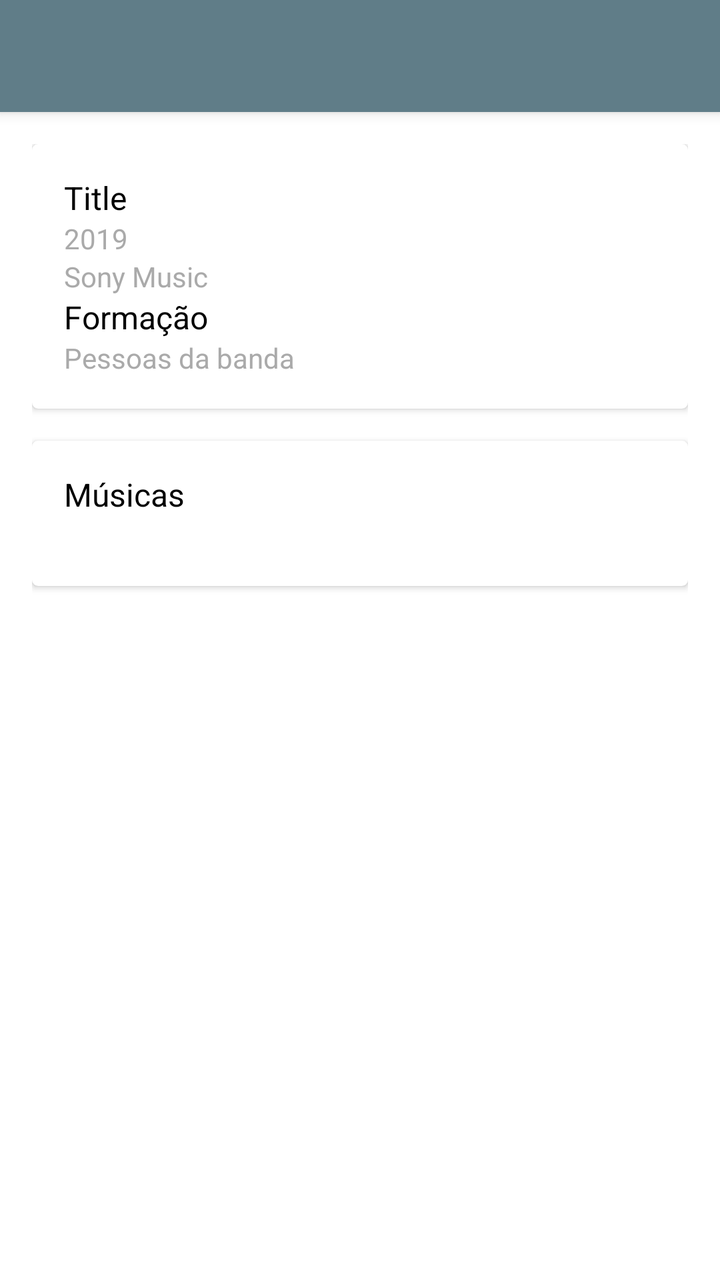
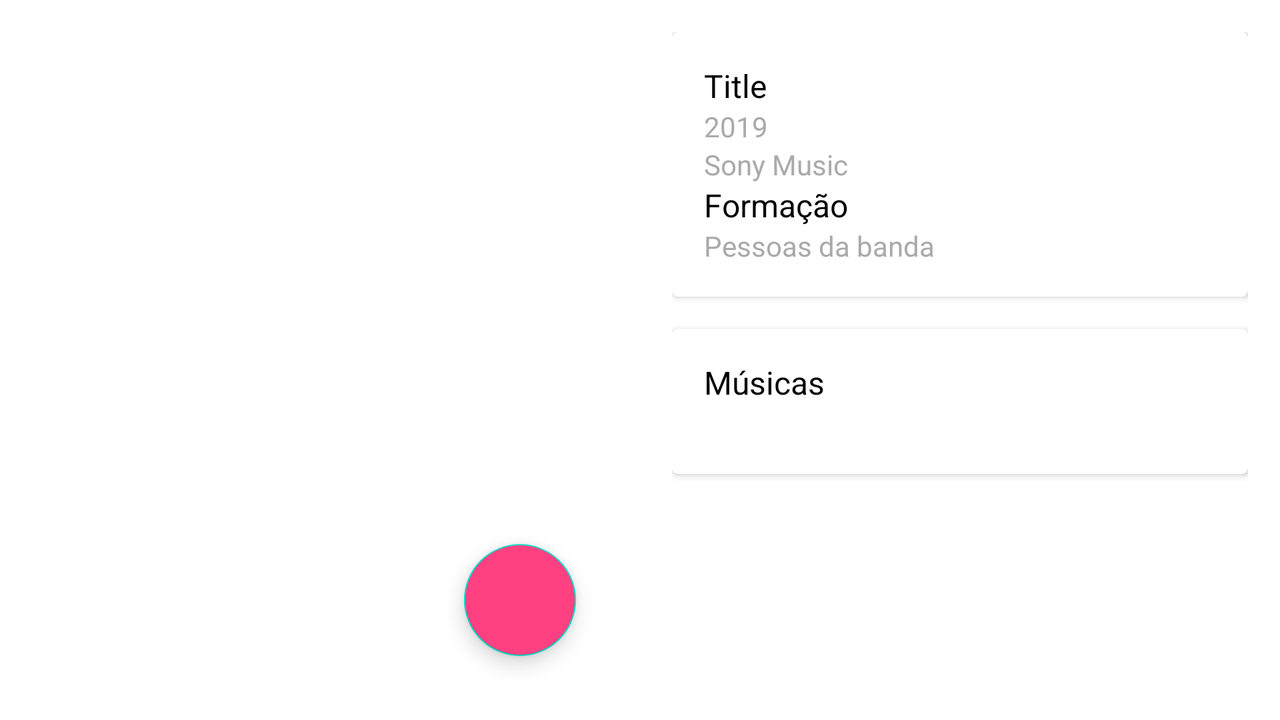

First picture: res/layout/ on a phone held upright. Second picture: the repository's own variant of that layout, on a device whose configuration matches the variant's folder. Source for both follows.
<!-- AndroidManifest.xml: activity theme AppTheme.Translucent -->
<!-- res/layout/activity_details.xml -->
<?xml version="1.0" encoding="utf-8"?>
<androidx.coordinatorlayout.widget.CoordinatorLayout
    xmlns:android="http://schemas.android.com/apk/res/android"
    xmlns:app="http://schemas.android.com/apk/res-auto"
    xmlns:tools="http://schemas.android.com/tools"
    android:id="@+id/coordinatorLayout"
    android:layout_width="match_parent"
    android:layout_height="match_parent"
    android:fitsSystemWindows="true">
    <com.google.android.material.appbar.AppBarLayout
        android:id="@+id/appBar"
        android:layout_width="match_parent"
        android:layout_height="wrap_content"
        android:fitsSystemWindows="true"
        android:elevation="4dp">
        <com.google.android.material.appbar.CollapsingToolbarLayout
            android:id="@+id/collapseToolbar"
            android:layout_width="match_parent"
            android:layout_height="match_parent"
            android:fitsSystemWindows="true"
            app:contentScrim="?attr/colorPrimary"
            app:layout_scrollFlags="scroll|exitUntilCollapsed">
                <ImageView
                    android:id="@+id/imgCover"
                    android:layout_width="match_parent"
                    android:layout_height="match_parent"
                    android:fitsSystemWindows="true"
                    android:scaleType="centerCrop"
                    app:layout_collapseMode="parallax"
                    app:layout_collapseParallaxMultiplier="0.7"/>
            <androidx.appcompat.widget.Toolbar
                android:id="@+id/toolbar"
                android:layout_width="match_parent"
                android:layout_height="?attr/actionBarSize"
                app:layout_collapseMode="pin"/>
        </com.google.android.material.appbar.CollapsingToolbarLayout>
    </com.google.android.material.appbar.AppBarLayout>
    <androidx.core.widget.NestedScrollView
        android:layout_width="match_parent"
        android:layout_height="match_parent"
        android:clipToPadding="false"
        android:scrollbars="vertical"
        app:layout_behavior="@string/appbar_scrolling_view_behavior">
        <include
            android:id="@+id/contentDetails"
            layout="@layout/content_details"/>
    </androidx.core.widget.NestedScrollView>
    <com.google.android.material.floatingactionbutton.FloatingActionButton
        android:id="@+id/fabFavorite"
        android:layout_width="wrap_content"
        android:layout_height="wrap_content"
        android:layout_margin="16dp"
        android:elevation="6dp"
        android:tint="@android:color/white"
        app:fabSize="normal"
        app:layout_anchor="@id/appBar"
        app:layout_anchorGravity="bottom|end"/>

</androidx.coordinatorlayout.widget.CoordinatorLayout>
<!-- res/layout/content_details.xml (included above) -->
<?xml version="1.0" encoding="utf-8"?>
<LinearLayout xmlns:android="http://schemas.android.com/apk/res/android"
    xmlns:app="http://schemas.android.com/apk/res-auto"
    xmlns:tools="http://schemas.android.com/tools"
    android:orientation="vertical"
    android:padding="16dp"
    android:layout_width="match_parent"
    android:layout_height="wrap_content">
    <com.google.android.material.card.MaterialCardView
        android:layout_width="match_parent"
        android:layout_height="match_parent"
        app:cardBackgroundColor="@android:color/white"
        app:cardCornerRadius="3dp"
        app:cardElevation="2dp">
        <LinearLayout
            android:layout_width="match_parent"
            android:layout_height="wrap_content"
            android:orientation="vertical"
            android:padding="16dp">
            <TextView
                android:id="@+id/txtTitle"
                style="@style/TextTitle"
                android:layout_width="match_parent"
                android:layout_height="wrap_content"
                tools:text="Title"/>
            <TextView
                android:id="@+id/txtYear"
                style="@style/TextRegular"
                android:layout_width="match_parent"
                android:layout_height="wrap_content"
                tools:text="2019"/>
            <TextView
                android:id="@+id/txtRecordingCompany"
                style="@style/TextRegular"
                android:layout_width="match_parent"
                android:layout_height="wrap_content"
                tools:text="Sony Music"/>
            <TextView
                style="@style/TextTitle"
                android:layout_width="match_parent"
                android:layout_height="wrap_content"
                android:text="@string/formation"
                />
            <TextView
                android:id="@+id/txtFormation"
                style="@style/TextRegular"
                android:layout_width="match_parent"
                android:layout_height="wrap_content"
                tools:text="Pessoas da banda"/>
        </LinearLayout>
    </com.google.android.material.card.MaterialCardView>
    <com.google.android.material.card.MaterialCardView
        android:layout_width="match_parent"
        android:layout_height="match_parent"
        android:layout_marginTop="16dp"
        android:layout_marginBottom="16dp"
        android:padding="16dp"
        app:cardBackgroundColor="@android:color/white"
        app:cardCornerRadius="3dp"
        app:cardElevation="2dp">
        <LinearLayout
            android:layout_width="match_parent"
            android:layout_height="wrap_content"
            android:orientation="vertical"
            android:padding="16dp">

            <TextView
                style="@style/TextTitle"
                android:layout_width="match_parent"
                android:layout_height="wrap_content"
                tools:text="@string/songs"/>
            <TextView
                android:id="@+id/txtSongs"
                style="@style/TextRegular"
                android:layout_width="match_parent"
                android:layout_height="wrap_content"
                />
        </LinearLayout>
    </com.google.android.material.card.MaterialCardView>

</LinearLayout>
<!-- resources referenced by this layout -->
<resources>
  <string name="formation">Formação</string>
  <string name="songs">Músicas</string>
  <style name="TextRegular">
          <item name="android:textSize">14sp</item>
          <item name="android:textColor">@android:color/darker_gray</item>
      </style>
  <style name="TextTitle">
          <item name="android:textSize">16sp</item>
          <item name="android:textColor">@android:color/black</item>
      </style>
  <style name="AppTheme.Translucent" parent="AppTheme">
          <item name="android:windowIsTranslucent">true</item>
          <item name="android:windowTranslucentStatus">true</item>
      </style>
  <style name="AppTheme" parent="BaseTheme">
          <item name="android:statusBarColor">@color/primary_dark</item>
          <item name="android:navigationBarColor">@color/primary_dark</item>
          <item name="android:colorActivatedHighlight">@color/primary_selection</item>
      </style>
  <style name="BaseTheme" parent="Theme.MaterialComponents.DayNight.NoActionBar">
          <item name="android:textColorPrimary">@color/text_primary</item>
          <item name="colorPrimary">@color/primary</item>
          <item name="colorPrimaryDark">@color/primary_dark</item>
          <item name="colorAccent">@color/accent</item>
      </style>
  <color name="primary_dark">#455A64</color>
  <color name="primary_selection">#CFD8DC</color>
  <color name="text_primary">#ECEFF1</color>
  <color name="primary">#607D88</color>
  <color name="accent">#FF4081</color>
</resources>
<!-- res/layout-land/activity_details.xml (the repository's variant of the layout above) -->
<!-- drawn on the phone turned sideways -->
<?xml version="1.0" encoding="utf-8"?>
<androidx.coordinatorlayout.widget.CoordinatorLayout xmlns:android="http://schemas.android.com/apk/res/android"
    android:layout_width="match_parent"
    android:layout_height="match_parent"
    xmlns:app="http://schemas.android.com/apk/res-auto"
    android:id="@+id/coordinatorLayout"
    android:fitsSystemWindows="true">
    <LinearLayout
        android:layout_width="match_parent"
        android:layout_height="match_parent"
        android:orientation="horizontal">
        <FrameLayout
            android:layout_width="0dp"
            android:layout_height="match_parent"
            android:layout_weight="1"
            android:orientation="vertical"
            android:padding="16dp">
            <ImageView
                android:id="@+id/imgCover"
                android:layout_width="match_parent"
                android:layout_height="match_parent"
                android:layout_gravity="center"
                android:scaleType="fitStart"/>
            <androidx.appcompat.widget.Toolbar
                android:id="@+id/toolbar"
                android:layout_width="match_parent"
                android:layout_height="?android:attr/actionBarSize"/>
            <com.google.android.material.floatingactionbutton.FloatingActionButton
                android:layout_width="wrap_content"
                android:layout_height="wrap_content"
                android:layout_gravity="end|bottom"
                android:layout_margin="16dp"
                android:tint="@android:color/white"
                android:backgroundTint="@color/accent"
                app:fabSize="normal"
                app:layout_anchor="@+id/imgCover"/>
        </FrameLayout>
        <androidx.core.widget.NestedScrollView
            android:layout_width="0dp"
            android:layout_height="match_parent"
            android:layout_weight="1"
            android:clipToPadding="false"
            android:scrollbars="vertical">
            <include
                android:id="@+id/contentDetails"
                layout="@layout/content_details"/>
        </androidx.core.widget.NestedScrollView>
    </LinearLayout>
</androidx.coordinatorlayout.widget.CoordinatorLayout>
<!-- resources referenced by the variant -->
<!-- as the phone turned sideways resolves them -->
<resources>
  <color name="accent">#FF4081</color>
  <string name="formation">Formação</string>
  <string name="songs">Músicas</string>
  <style name="TextRegular">
          <item name="android:textSize">14sp</item>
          <item name="android:textColor">@android:color/darker_gray</item>
      </style>
  <style name="TextTitle">
          <item name="android:textSize">16sp</item>
          <item name="android:textColor">@android:color/black</item>
      </style>
  <style name="AppTheme.Translucent" parent="AppTheme">
          <item name="android:windowIsTranslucent">true</item>
          <item name="android:windowTranslucentStatus">true</item>
      </style>
  <style name="AppTheme" parent="BaseTheme">
          <item name="android:statusBarColor">@color/primary_dark</item>
          <item name="android:navigationBarColor">@color/primary_dark</item>
          <item name="android:colorActivatedHighlight">@color/primary_selection</item>
      </style>
  <style name="BaseTheme" parent="Theme.MaterialComponents.DayNight.NoActionBar">
          <item name="android:textColorPrimary">@color/text_primary</item>
          <item name="colorPrimary">@color/primary</item>
          <item name="colorPrimaryDark">@color/primary_dark</item>
          <item name="colorAccent">@color/accent</item>
      </style>
  <color name="primary_dark">#455A64</color>
  <color name="primary_selection">#CFD8DC</color>
  <color name="text_primary">#ECEFF1</color>
  <color name="primary">#607D88</color>
</resources>
